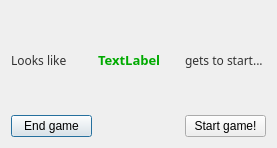
<?xml version="1.0" encoding="UTF-8"?>
<ui version="4.0">
 <class>chosen_player</class>
 <widget class="QDialog" name="chosen_player">
  <property name="windowModality">
   <enum>Qt::WindowModal</enum>
  </property>
  <property name="geometry">
   <rect>
    <x>0</x>
    <y>0</y>
    <width>277</width>
    <height>148</height>
   </rect>
  </property>
  <property name="windowTitle">
   <string>Chosen player</string>
  </property>
  <layout class="QGridLayout" name="gridLayout">
   <item row="0" column="0">
    <widget class="QLabel" name="label">
     <property name="font">
      <font>
       <family>Gadugi</family>
       <pointsize>9</pointsize>
      </font>
     </property>
     <property name="styleSheet">
      <string notr="true">color:rgb(50, 50, 50)</string>
     </property>
     <property name="text">
      <string>Looks like</string>
     </property>
    </widget>
   </item>
   <item row="0" column="1">
    <widget class="QLabel" name="label_2">
     <property name="font">
      <font>
       <family>Gadugi</family>
       <pointsize>10</pointsize>
       <weight>75</weight>
       <bold>true</bold>
      </font>
     </property>
     <property name="styleSheet">
      <string notr="true">color:rgb(0, 170, 0)</string>
     </property>
     <property name="text">
      <string>TextLabel</string>
     </property>
    </widget>
   </item>
   <item row="0" column="2">
    <widget class="QLabel" name="label_3">
     <property name="font">
      <font>
       <family>Gadugi</family>
       <pointsize>9</pointsize>
       <weight>50</weight>
       <bold>false</bold>
      </font>
     </property>
     <property name="styleSheet">
      <string notr="true">color:rgb(50, 50, 50)</string>
     </property>
     <property name="text">
      <string>gets to start...</string>
     </property>
    </widget>
   </item>
   <item row="1" column="0">
    <widget class="QPushButton" name="pushButton">
     <property name="text">
      <string>End game</string>
     </property>
    </widget>
   </item>
   <item row="1" column="2">
    <widget class="QPushButton" name="pushButton_2">
     <property name="text">
      <string>Start game!</string>
     </property>
    </widget>
   </item>
  </layout>
 </widget>
 <tabstops>
  <tabstop>pushButton_2</tabstop>
  <tabstop>pushButton</tabstop>
 </tabstops>
 <resources/>
 <connections/>
</ui>
